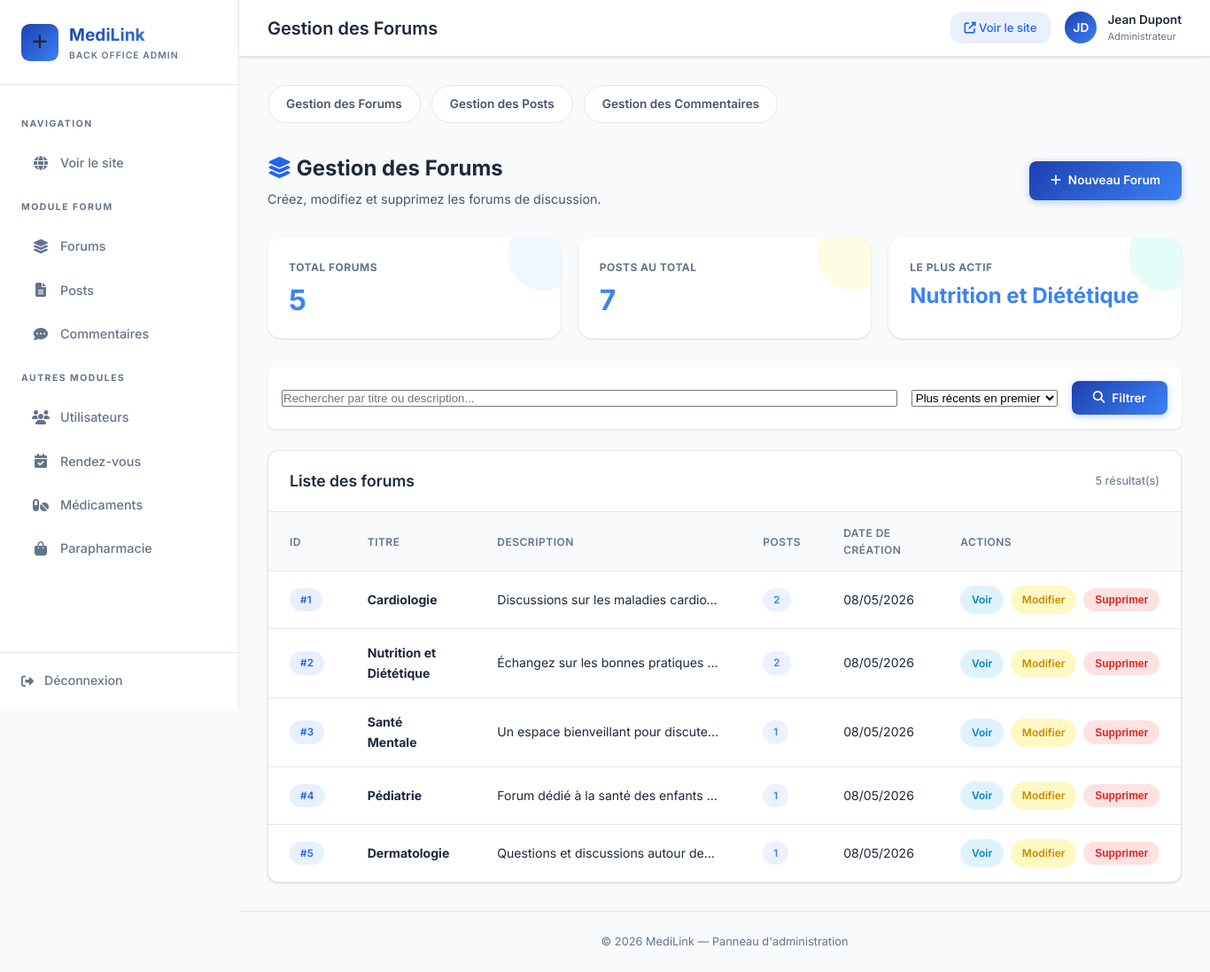
The app's page /index.php?controller=forum&action=adminList with its own data.
### tables this page shows
CREATE TABLE IF NOT EXISTS forum (
    id_forum INT AUTO_INCREMENT PRIMARY KEY,
    titre VARCHAR(200) NOT NULL,
    description TEXT,
    created_at DATETIME DEFAULT CURRENT_TIMESTAMP
);

### Controller/ForumController.php (called while the page is built, shortened)
<?php
class ForumController {
    public function adminList(): void {
        $pdo = Database::getConnection();
        $sort = $_GET['sort'] ?? 'date_desc';
        $query = "SELECT f.*, (SELECT COUNT(*) FROM post p WHERE p.id_forum = f.id_forum) AS nb_posts FROM forum f";
        $params = [];
        switch ($sort) {
            case 'date_desc':
            default:
                $query .= " ORDER BY f.created_at DESC";
                break;
        }
        $stmt = $pdo->prepare($query);
        $stmt->execute($params);
        $forums = $stmt->fetchAll();
        $stmtStatsTotal = $pdo->query("SELECT COUNT(*) as total FROM forum");
        $totalForums = $stmtStatsTotal->fetch()['total'];
        $stmtStatsPosts = $pdo->query("SELECT COUNT(*) as total FROM post");
        $totalPosts = $stmtStatsPosts->fetch()['total'];
        $stmtTopForum = $pdo->query("SELECT f.id_forum, f.titre, COUNT(p.id_post) as nb
                                     FROM forum f
                                     LEFT JOIN post p ON f.id_forum = p.id_forum
                                     GROUP BY f.id_forum
                                     ORDER BY nb DESC LIMIT 1");
        $topForum = $stmtTopForum->fetch();
        require __DIR__ . '/../View/back_office/forum/list.php';
    }
}

### View/back_office/forum/list.php (the view, shortened to what this page needs)
<?php
require __DIR__ . '/../../layout/back_header.php';
?>
<div class="admin-page-header">
    <div>
        <h2><i class="fas fa-layer-group" style="color: var(--admin-accent);"></i> Gestion des Forums</h2>
        <p>Créez, modifiez et supprimez les forums de discussion.</p>
    </div>
    <a href="index.php?controller=forum&action=create" class="admin-btn admin-btn-primary">
        <i class="fas fa-plus"></i> Nouveau Forum
    </a>
</div>
<div class="stats-grid">
    <div class="stat-card c-blue">
        <div class="stat-info">
            <p>TOTAL FORUMS</p>
            <h3><?= $totalForums ?></h3>
        </div>
    </div>
    <div class="stat-card c-yellow">
        <div class="stat-info">
            <p>POSTS AU TOTAL</p>
            <h3><?= $totalPosts ?></h3>
        </div>
    </div>
    <div class="stat-card c-cyan">
        <div class="stat-info">
            <p>LE PLUS ACTIF</p>
            <?php if ($topForum && $topForum['nb'] > 0): ?>
                <h3 style="font-size: 1.5rem; white-space: nowrap; overflow: hidden; text-overflow: ellipsis;" title="<?= htmlspecialchars($topForum['titre']) ?>">
                    <?= htmlspecialchars($topForum['titre']) ?>
                </h3>
            <?php else: ?>
                <h3 style="font-size: 1.5rem;">N/A</h3>
            <?php endif; ?>
        </div>
    </div>
</div>
<div class="admin-filters" style="display: flex; gap: 1rem; margin-bottom: 1.5rem; background: var(--admin-card); padding: 1rem; border-radius: 0.5rem; box-shadow: var(--admin-shadow);">
    <form action="index.php" method="GET" style="display: flex; gap: 1rem; flex: 1; align-items: center; flex-wrap: wrap;">
        <div style="flex: 1; min-width: 250px;">
            <input type="text" name="search" placeholder="Rechercher par titre ou description..." value="<?= htmlspecialchars($_GET['search'] ?? '') ?>" class="form-control" style="width: 100%;">
        </div>
        <div>
            <select name="sort" class="form-control">
                <option value="date_desc" <?= ($_GET['sort'] ?? '') === 'date_desc' ? 'selected' : '' ?>>Plus récents en premier</option>
            </select>
        </div>
        <button type="submit" class="admin-btn admin-btn-primary">
            <i class="fas fa-search"></i> Filtrer
        </button>
    </form>
</div>
<div class="table-card">
    <div class="table-header">
        <h3>Liste des forums</h3>
        <span style="font-size: 0.8rem; color: var(--admin-text-muted);"><?= count($forums) ?> résultat(s)</span>
    </div>
    <?php if (!empty($forums)): ?>
        <table class="admin-table">
            <thead>
                <tr>
                    <th>ID</th>
                    <th>Titre</th>
                    <th>Description</th>
                    <th>Posts</th>
                    <th>Date de création</th>
                    <th>Actions</th>
                </tr>
            </thead>
            <tbody>
                <?php foreach ($forums as $f): ?>
                    <tr>
                        <td><span class="badge badge-purple">#<?= $f['id_forum'] ?></span></td>
                        <td><strong><?= htmlspecialchars($f['titre']) ?></strong></td>
                        <td class="table-text-truncate"><?= htmlspecialchars($f['description'] ?? '—') ?></td>
                        <td><span class="badge badge-blue"><?= (int)($f['nb_posts'] ?? 0) ?></span></td>
                        <td><?= date('d/m/Y', strtotime($f['created_at'])) ?></td>
                        <td>
                            <div class="action-buttons">
                                <a href="index.php?controller=forum&action=show&id=<?= $f['id_forum'] ?>" class="btn-action btn-voir" title="Voir">
                                    Voir
                                </a>
                                <a href="index.php?controller=forum&action=edit&id=<?= $f['id_forum'] ?>" class="btn-action btn-modifier" title="Modifier">
                                    Modifier
                                </a>
                                <button class="btn-action btn-supprimer" title="Supprimer"
                                    onclick="confirmDelete('index.php?controller=forum&action=delete&id=<?= $f['id_forum'] ?>', 'le forum « <?= htmlspecialchars(addslashes($f['titre'])) ?> »')">
                                    Supprimer
                                </button>
                            </div>
                        </td>
                    </tr>
                <?php endforeach; ?>
            </tbody>
        </table>
    <?php endif; ?>
</div>
<?php require __DIR__ . '/../../layout/back_footer.php'; ?>

### records on screen
forum: titre "Nutrition et Diététique", id_forum "2", description "Échangez sur les bonnes pratiques…", nb_posts "2", created_at "08/05/2026"
forum: id_forum "1", titre "Cardiologie", description "Discussions sur les maladies cardio…", nb_posts "2", created_at "08/05/2026"
forum: id_forum "3", titre "Santé Mentale", description "Un espace bienveillant pour discute…", nb_posts "1", created_at "08/05/2026"
forum: id_forum "4", titre "Pédiatrie", description "Forum dédié à la santé des enfants…", nb_posts "1", created_at "08/05/2026"
forum: id_forum "5", titre "Dermatologie", description "Questions et discussions autour de…", nb_posts "1", created_at "08/05/2026"

### other values on screen
$pageTitle "Gestion des Forums"
$totalForums "5"
$totalPosts "7"
count($forums) "5"
